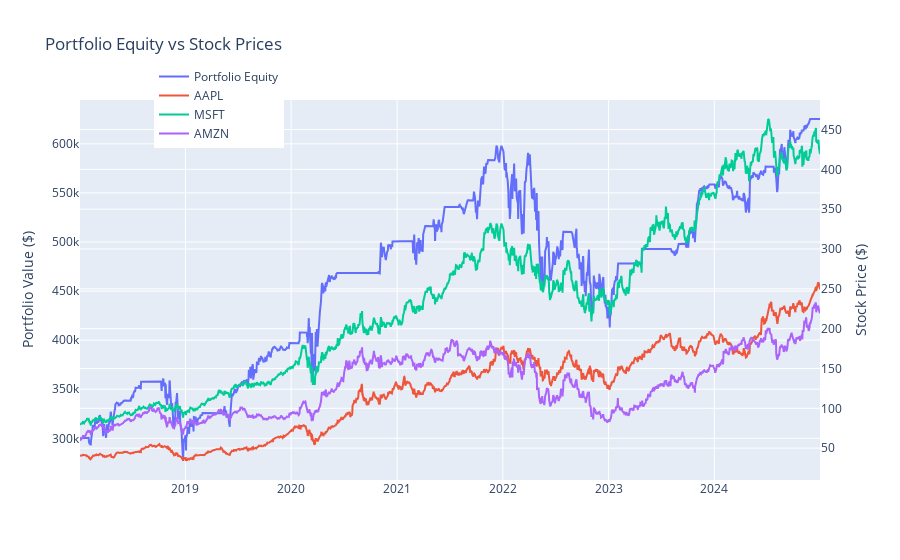

Notebook cell for this chart:
### Markdown cell above
## Step 6: Visualize Portfolio Equity

- Equity curve over time
- Interactive plot with individual stock prices

### Code cell
# Static Plot
plt.figure(figsize=(12,6))
plt.plot(portfolio_df['Equity'], label='Portfolio Equity', color='green')
plt.title('Multi-Asset Portfolio Equity Curve')
plt.xlabel('Date')
plt.ylabel('Portfolio Value ($)')
plt.legend()
plt.show()

# Interactive Plot
fig = go.Figure()
fig.add_trace(go.Scatter(x=portfolio_df.index, y=portfolio_df['Equity'], name='Portfolio Equity'))
for ticker in tickers:
    fig.add_trace(go.Scatter(x=price_df.index, y=price_df[ticker], name=ticker, yaxis='y2'))
fig.update_layout(
    title='Portfolio Equity vs Stock Prices',
    yaxis=dict(title='Portfolio Value ($)'),
    yaxis2=dict(title='Stock Price ($)', overlaying='y', side='right'),
    legend=dict(x=0.1, y=1.1)
)
fig.show()

### Figure 1 — Plotly figure (JSON) as saved in the notebook; plotly's stock layout.template omitted (floating-point values rounded to 4 significant figures; data arrays with more than 128 entries replaced by an {"elided": "..."} marker saying what was removed)
{"data": [{"name": "Portfolio Equity", "type": "scatter", "x": {"elided": "1761 str values"}, "y": {"elided": "1761 float values"}}, {"name": "AAPL", "type": "scatter", "x": {"elided": "1761 str values"}, "y": {"elided": "1761 float values"}, "yaxis": "y2"}, {"name": "MSFT", "type": "scatter", "x": {"elided": "1761 str values"}, "y": {"elided": "1761 float values"}, "yaxis": "y2"}, {"name": "AMZN", "type": "scatter", "x": {"elided": "1761 str values"}, "y": {"elided": "1761 float values"}, "yaxis": "y2"}], "layout": {"legend": {"x": 0.1, "y": 1.1}, "title": {"text": "Portfolio Equity vs Stock Prices"}, "yaxis": {"title": {"text": "Portfolio Value ($)"}}, "yaxis2": {"overlaying": "y", "side": "right", "title": {"text": "Stock Price ($)"}}}}
